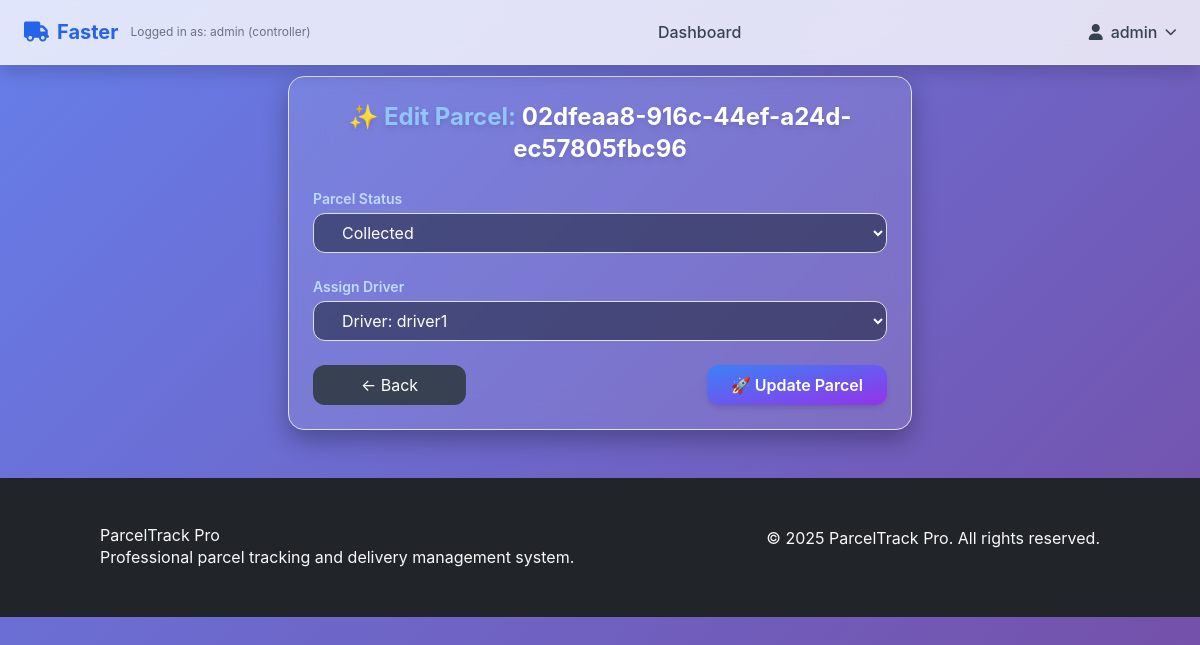
Screenshot of /admin-dashboard/parcel/10/edit/ (signed in) with the database file from the repository.
### tracking/models.py (models this page shows, shortened)
class User(AbstractUser):
    USER_TYPES = (
        ('customer', 'Customer'),
        ('controller', 'Controller'),
        ('driver', 'Driver'),
    )
    user_type = models.CharField(max_length=20, choices=USER_TYPES)
    phone_number = models.CharField(max_length=20, blank=True)
    address = models.TextField(blank=True)

class Parcel(models.Model):
    STATUS_CHOICES = (
        ('order_placed', 'Order Placed'),
        ('awaiting_pickup', 'Awaiting Pickup'),
        ('collected', 'Collected'),
        ('in_transit', 'In Transit'),
        ('out_for_delivery', 'Out for Delivery'),
        ('delivered', 'Delivered'),
        ('failed_delivery', 'Failed Delivery'),
        ('cancelled', 'Cancelled'),
    )
    tracking_number = models.CharField(max_length=50, unique=True, default=uuid.uuid4)
    customer = models.ForeignKey(User, on_delete=models.CASCADE, related_name='parcels')
    pickup_address = models.TextField()
    delivery_address = models.TextField()
    recipient_name = models.CharField(max_length=100)
    recipient_phone = models.CharField(max_length=20)
    description = models.TextField()
    weight = models.FloatField(help_text="Weight in kg")
    dimensions = models.CharField(max_length=100, help_text="L x W x H in cm")
    status = models.CharField(max_length=20, choices=STATUS_CHOICES, default='order_placed')
    current_driver = models.ForeignKey(Driver, on_delete=models.SET_NULL, null=True, blank=True)
    booked_at = models.DateTimeField(default=timezone.now)
    expected_delivery_date = models.DateTimeField(null=True, blank=True)
    delivery_instructions = models.TextField(blank=True)
    can_customer_track = models.BooleanField(default=False)
    sequence_number = models.PositiveIntegerField(null=True, blank=True)

### tracking/views.py (the view)
# urls.py: path('admin-dashboard/parcel/<int:parcel_id>/edit/', views.update_parcel_admin, name='update_parcel_admin'),
def update_parcel_admin(request, parcel_id):
    if request.user.user_type != 'controller':
        messages.error(request, 'Access denied.')
        return redirect('home')
    parcel = get_object_or_404(Parcel, id=parcel_id)
    if request.method == 'POST':
        form = ParcelUpdateForm(request.POST, instance=parcel)
        if form.is_valid():
            form.save()
            messages.success(request, 'Parcel updated successfully.')
            return redirect('admin_dashboard_page')
    else:
        form = ParcelUpdateForm(instance=parcel)
    return render(request, 'tracking/update_parcel.html', {'form': form, 'parcel': parcel})

### tracking/forms.py
class ParcelUpdateForm(forms.ModelForm):
    class Meta:
        model = Parcel
        fields = ['status', 'current_driver']

### tracking/models.py (called while the page is built)
    def __str__(self):
        return f"Driver: {self.user.username}"

### tracking/templatetags/form_tags.py (called while the page is built)
@register.filter(name='add_class')
def add_class(field, css_class):
    return field.as_widget(attrs={'class': css_class})

### tracking/templates/tracking/update_parcel.html (shortened to what this page needs)
{% extends 'tracking/base.html' %}
{% load form_tags %}
{% block content %}
<div class="max-w-2xl mx-auto mt-16 px-6">
  <div class="bg-white/10 backdrop-blur-lg rounded-2xl shadow-[0_10px_25px_rgba(0,0,0,0.3)] border border-white/20 p-6 text-white">
    <h2 class="text-2xl font-bold mb-6 text-center text-blue-300 drop-shadow-md">
      ✨ Edit Parcel: <span class="text-white">{{ parcel.tracking_number }}</span>
    </h2>
    <form method="post" class="space-y-6">
      <div>
        <label for="id_status" class="block mb-1 text-sm font-semibold text-blue-200">Parcel Status</label>
        {{ form.status|add_class:"w-full bg-gray-900/50 border border-gray-700 rounded-xl text-white px-4 py-2 focus:outline-none focus:ring-2 focus:ring-blue-500 transition-all" }}
      </div>
      <div>
        <label for="id_current_driver" class="block mb-1 text-sm font-semibold text-blue-200">Assign Driver</label>
        {{ form.current_driver|add_class:"w-full bg-gray-900/50 border border-gray-700 rounded-xl text-white px-4 py-2 focus:outline-none focus:ring-2 focus:ring-indigo-500 transition-all" }}
      </div>
      <div class="flex justify-between mt-8">
        <a href="{% url 'admin_dashboard_page' %}" class="px-5 py-2 bg-gray-700 text-white rounded-xl hover:bg-gray-600 transition">
          ← Back
        </a>
        <button type="submit" class="px-6 py-2 bg-gradient-to-br from-blue-500 to-purple-600 text-white font-semibold rounded-xl shadow-md hover:shadow-xl transform hover:scale-105 transition">
          🚀 Update Parcel
        </button>
      </div>
    </form>
  </div>
</div>
{% endblock %}

### tracking/templates/tracking/base.html (shortened to what this page needs)
<!DOCTYPE html>
<html lang="en">
<head>
    <link href="https://cdn.jsdelivr.net/npm/bootstrap@5.1.3/dist/css/bootstrap.min.css" rel="stylesheet">
    <link href="https://cdnjs.cloudflare.com/ajax/libs/font-awesome/6.0.0/css/all.min.css" rel="stylesheet">
    <link rel="stylesheet" href="https://unpkg.com/leaflet/dist/leaflet.css" />
     <script src="https://cdn.tailwindcss.com"></script>
    <link rel="stylesheet" href="https://unpkg.com/leaflet@1.9.4/dist/leaflet.css"/>
</head>
<body>
<nav class="bg-white/80 backdrop-blur-lg shadow fixed top-0 left-0 right-0 z-50 border-b border-gray-200">
  <div class="max-w-7xl mx-auto px-4 sm:px-6 lg:px-8">
    <div class="flex justify-between items-center h-16">
      <div class="flex items-center space-x-3">
        <a href="/" class="flex items-center text-blue-600 font-bold text-xl">
          <i class="fa fa-truck mr-2"></i> Faster
        </a>
        <span class="text-xs text-gray-500 hidden sm:inline">
          Logged in as: {{ request.user.username }} ({{ request.user.user_type }})
        </span>
      </div>
      <div class="hidden md:flex items-center space-x-6">
        {% if request.user.is_authenticated %}
          {% with request.user.user_type as utype %}
            {% if utype == 'customer' %}
              <a href="{% url 'book_parcel_page' %}" class="text-gray-700 hover:text-blue-600 font-medium">Book Parcel</a>
              <a href="{% url 'my_parcels' %}" class="text-gray-700 hover:text-blue-600 font-medium">My Parcels</a>
            {% elif utype == 'controller' %}
              <a href="{% url 'admin_dashboard' %}" class="text-gray-700 hover:text-blue-600 font-medium">Dashboard</a>
            {% elif utype == 'driver' %}
              <a href="{% url 'driver_dashboard' %}" class="text-gray-700 hover:text-blue-600 font-medium">My Jobs</a>
            {% endif %}
          {% endwith %}
        {% endif %}
      </div>
      <div class="hidden md:flex items-center space-x-4">
        {% if user.is_authenticated %}
          <div class="relative">
            <button onclick="toggleDropdown()" class="flex items-center space-x-2 text-gray-700 hover:text-blue-600 font-medium focus:outline-none">
              <i class="fas fa-user"></i>
              <span>{{ user.username }}</span>
              <i class="fas fa-chevron-down text-xs"></i>
            </button>
          </div>
        {% else %}
          <a href="{% url 'login_page' %}" class="text-gray-700 hover:text-blue-600 font-medium">Login</a>
          <a href="{% url 'register_page' %}" class="text-gray-700 hover:text-blue-600 font-medium">Register</a>
        {% endif %}
      </div>
    </div>
  </div>
</nav>
    <main style="margin-top: 76px;">
        {% block content %}{% endblock %}
    </main>
    <footer class="bg-dark text-light py-5 mt-5">
        <div class="container">
            <div class="row">
                <div class="col-md-6">
                    <h5>ParcelTrack Pro</h5>
                    <p>Professional parcel tracking and delivery management system.</p>
                </div>
                <div class="col-md-6 text-md-end">
                    <p>&copy; 2025 ParcelTrack Pro. All rights reserved.</p>
                </div>
            </div>
        </div>
    </footer>
    {% load static %}
</body>
</html>

### tracking/templates/tracking/base.html (style rules this page uses)
:root { --primary-color: #2563eb; --secondary-color: #64748b; --success-color: #10b981; --warning-color: #f59e0b; --danger-color: #ef4444; }
body { font-family: 'Inter', -apple-system, BlinkMacSystemFont, sans-serif; background: linear-gradient(135deg, #667eea 0%, #764ba2 100%); min-height: 100vh; }

### rows the page displays
User: user.username "admin", user.user_type "controller", username "admin"
Parcel: tracking_number "02dfeaa8-916c-44ef-a24d-ec57805fbc96", status "Collected", current_driver "Driver: driver1"
